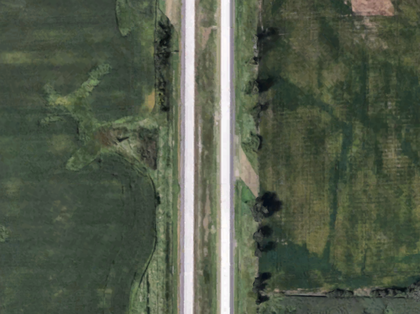
%> input picture Segmentation/RoadPic.png, 420 x 314 px, shrunk from 968 x 723 before the run
$ octave --eval "result = imageSegmenter('RoadPic.png');"   (GNU Octave 9; MATLAB toolbox functions it lacks are replaced by stand-ins)
%> lines starting %> are read from the running program, lines starting %| are printed output that depends on the picture; in (x1, y1, x2, y2) boxes, pixels count from 0 and x2, y2 are one past the last pixel; in counts of white or black regions, pixels touching at a corner belong together; the program's own positions count from 1
### Segmentation/blurSegmentation.m
function [ Comps ] = blurSegmentation( imageFile )
% Segmentation method that works by blurring the image
% using erosion, dilation, and reconstruction to make
% it more even in color distribution, then looks for
% maximums to get components.
% Looks at both the image and it's complement to avoid
% not finding the road in the event that it's a local min.
%
% @input:
%       imageFile - image file to be segmented
% @output:
%       Comps - list of components which are candidates for roads
tic
%Read in image, convert to grayscale
J = imread(imageFile);
I = rgb2gray(J);
I = imcomplement(I);

%Create structural element and use it to smooth out image
se = strel('square', 20);
Io = imopen(I, se);
Ie = imerode(Io, se);
Iobr = imreconstruct(Ie, I);
Iobrd = imdilate(Iobr, se);
blur1 = imreconstruct(imcomplement(Iobrd), imcomplement(Iobr));
blur2 = imcomplement(blur1);

%Get maximums and fill in any holes
fgm = imregionalmax(blur1);
fgm2 = imregionalmax(blur2);
fgm = imfill(fgm,'holes');
fgm2 = imfill(fgm2,'holes');
%Get component lists and merge
CC1 = bwconncomp(fgm);
CC2 = bwconncomp(fgm2);
CC1.PixelIdxList = [CC1.PixelIdxList CC2.PixelIdxList];
CC1.NumObjects = CC2.NumObjects + CC1.NumObjects;

toc
%Code for showing components alongside image
% labeled = labelmatrix(CC1);
% RGB_label = label2rgb(labeled, 'jet', 'w', 'shuffle');
% imshow(RGB_label)

Comps = CC1;

end

### Segmentation/basicSegmentation.m
function [ Comps ] = basicSegmentation( imageFile )
% Basic segmentation method which does not sharpen or
% blur image significantly. It finds the edges, dilates, and removes
% small components.
%
% @input:
%       imageFile - image file to be segmented
% @output:
%       Comps - list of components which are candidates for roads

%Read in file, convert to grayscale
J = imread(imageFile);
I = rgb2gray(J);
I = imcomplement(I);
[x,y] = size(I);

%Get edges, and thicken
BW = edge(I,'Canny');
se90 = strel('line', 3, 90);
se0 = strel('line', 3, 0);
BWsdil = imdilate(BW, [se90 se0]);
blank = ~BWsdil;

%remove any small pieces
blank = bwareaopen(imfill(blank,'holes'),floor(x*y/100));
BWsdil = bwareaopen(imfill(BWsdil,'holes'),floor(x*y/100));

%get components
CC1 = bwconncomp(blank);
CC2 = bwconncomp(BWsdil);
CC1.PixelIdxList = [CC1.PixelIdxList CC2.PixelIdxList];
CC1.NumObjects = CC1.NumObjects + CC2.NumObjects;

%Code for displaying components alongside original image
labeledThin = labelmatrix(CC1);
RGB_labelThin = label2rgb(labeledThin, 'jet', 'w', 'shuffle');
imshowpair(J,RGB_labelThin, 'montage')

Comps = CC1;

end

### Segmentation/colorBasedSeg.m
function [ Comps ] = colorBasedSeg( imageFile )
% Color-based segmentation. First blurs the image, then
% adds components based on gray scale color values.
%
% @inputs:
%       imageFile - name of image file
% @outputs:
%       Comps - List of components which are candidates for
%               being a road
tic
% Read file, convert to grayscale
J = imread(imageFile);
I = rgb2gray(J);
I = imcomplement(I);
[x,y] = size(I);
blank = zeros(x,y);
scr = blank;

% Blur image
se = strel('square', 10);
Io = imopen(I, se);
Ie = imerode(Io, se);
Iobr = imreconstruct(Ie, I);
Iobrd = imdilate(Iobr, se);
Iobrcbr = imreconstruct(imcomplement(Iobrd), imcomplement(Iobr));
Iobrcbr = imcomplement(Iobrcbr);

% Initialize a component list (empty)
CC = bwconncomp(scr);

% Add components based on pixel values
% TODO: Nested loop causes slow performance, find alternative way
for i = 0:255
    C = Iobrcbr == i;
    C = bwareaopen(imfill(C,'holes'),floor(x*y/100));
    C = bwconncomp(C,8);
    for j = 1:C.NumObjects
        CC.PixelIdxList = [CC.PixelIdxList C.PixelIdxList{j}];
        CC.NumObjects = CC.NumObjects + 1;
    end
end
toc
%Code for displaying image
% labeled = labelmatrix(CC);
% RGB_label = label2rgb(labeled, 'jet', 'w', 'shuffle');
% imshow(RGB_label)

Comps = CC;

end

### Segmentation/ext_grad_seg.m
function [Comps] = ext_grad_seg(imageFile)

%Segmentation method.
%%Enchance external boundaries to be brighter than background and internal
%boundaries to be darker than their foreground.
%Then uses Canny detection to find the edges which then segments it into
%its component parts.
%Returns a connectivity matrix of all the connected components
%(See Matlab function bwconncomp for exacty details)
tic
image = imread(imageFile);
ibw = rgb2gray(image); %convert to grayscale.
se = strel('square',10); %structural element to perform dilation over.
eg = imdilate(ibw,se) - ibw; %use a external gradient filter
rec = imreconstruct(eg,ibw); %reconstruct the image with a gradient marker.

f1 = edge(rec,'Canny'); %canny detection to find the edge.
%clear out many of the small connected components
fgm = imregionalmax(rec);
fgm = bwareaopen(fgm,2000);

toc
% [7 lines of commented-out code are left out]
Comps = bwconncomp(fgm);

### Segmentation/Connected_Comp_Edges.m
function [ Comps ] = Connected_Comp_Edges( imageFile )

scrsz = get(groot,'ScreenSize');
rgb =imread(imageFile);
I = rgb2gray(rgb);
gsI = imgaussfilt(I, 1);
% figure('Position',[1 scrsz(4)/2 scrsz(3)/2 scrsz(4)/2]);
%I1 = imshow(I)
I2 = edge(gsI, 'Canny');
% [4 lines of commented-out code are left out]

hy = fspecial('sobel');
hx = hy';
Iy = imfilter(double(I), hy, 'replicate');
Ix = imfilter(double(I), hx, 'replicate');
gradmag = sqrt(Ix.^2 + Iy.^2);
gfilt = imgaussfilt(gradmag, 2);
% [4 lines of commented-out code are left out]


se = strel('square', 10);
Io = imopen(I, se);

Ie = imerode(I, se);
Iobr = imreconstruct(Ie, I);

% figure
% imshow(Iobr)

Iobrd = imdilate(Iobr, se);
Iobrcbr = imreconstruct(imcomplement(Iobrd), imcomplement(Iobr));
Iobrcbr = imcomplement(Iobrcbr);

fgm = imregionalmax(Iobrcbr);
fgm = edge(fgm);
fgm = bwmorph(fgm, 'thicken', 2);

se = strel('disk', 2);
closefgm = imclose(fgm,se);

inv1 = imcomplement(closefgm);

CC1 = bwconncomp(inv1);

labeled = labelmatrix(CC1);
% [77 lines of commented-out code are left out]
Comps = CC1;

### Segmentation/thinRoad.m
function [ Comps ] = thinRoad( imageFile )
% Segmentation method with adjustments to accomodate
% narrow roads better.
% @input:
%       imageFile - image file to be segmented
% @output:
%       Comps - list of components which are candidates for roads

tic
% Read in file, convert to gray, get size
J = imread(imageFile);
I = rgb2gray(J);
I2 = imcomplement(I);
[x,y] = size(I);

%Split up image by intensity
BW1 = I > 150;
BW2 = I2 > 150;
%Remove any small pieces, but only very small to avoid
%removing any pieces of the road
BW1 = bwareaopen(imfill(BW1,'holes'),floor(x*y/1000));
BW2 = bwareaopen(imfill(BW2,'holes'),floor(x*y/1000));
%Get component lists and merge
CC1 = bwconncomp(BW1);
CC2 = bwconncomp(BW2);
CC1.PixelIdxList = [CC1.PixelIdxList CC2.PixelIdxList];
CC1.NumObjects = CC1.NumObjects + CC2.NumObjects;
toc
%Code for displaying image
labeled = labelmatrix(CC1);
RGB_label = label2rgb(labeled, 'jet', 'w', 'shuffle');
imshow(RGB_label)

Comps = CC1;

end

### Segmentation/rgbSeg.m
function [ Comps ] = rgbSeg( imageFile )
% Segmentation method which splits up an image by
% color using k-means. Currently, k is hard-coded as
% 5, but this could be changed depending on the complexity of
% the picture - i.e. one with lots of colors could have
% more clusters. Additionally, running the function over
% a range of k values and appending the components lists
% may yield a more general method.
%
% @input:
%       imageFile - image file to be segmented
% @output:
%       Comps - list of components which are candidates for roads

%Read in image, get size
tic
J = imread(imageFile);
[x,y] = size(J(:,:,1));

%Use k-means with k=5 to segment the image
form = makecform('srgb2lab');
apform = applycform(J,form);
apd = double(apform(:,:,2:3));
nrows = size(apd,1);
ncols = size(apd,2);
apd = reshape(apd,nrows*ncols,2);
nColors = 5;
[cluster_idx, cluster_center] = kmeans(apd,nColors);
pixel_labels = reshape(cluster_idx,nrows,ncols);

%initialize an empty component list
CC = bwconncomp(zeros(x,y));

for i = 1:nColors
    %Get an empty image
    temp = zeros(x,y);
    %Set the ith component to 1 (white)
    temp(pixel_labels == i) = 1;
    %Remove any small pieces
    temp = bwareaopen(imfill(temp,'holes'), floor(x*y/500));
    %Add components to master list
    CCloop = bwconncomp(temp);
    CC.PixelIdxList = [CC.PixelIdxList CCloop.PixelIdxList];
    CC.NumObjects = CCloop.NumObjects + CC.NumObjects;
end
toc
%Code for displaying image
% labeled = labelmatrix(CC);
% RGB_label = label2rgb(labeled, 'jet', 'w', 'shuffle');
% imshow(RGB_label)

Comps = CC;

end

### Segmentation/imageSegmenter.m
function [ Comps ] = imageSegmenter( imageFile )
%> called with imageFile = 'RoadPic.png'
% Master function for the image segmentation. Calls each
% individual segmentation method we developed, gets all
% the components returned by the methods, and cleans up
% the list. Cleaning is done by seeing if two components
% are similar, in this case if their intersection is
% at least 90% of each, and if so, removes the smaller
% of the two.
%
% To add a segmentation method, add the following lines
% below the %######################:
% Compsx = yourSegmentationMethod(imageFile);
% CC.PixelIdxList = [CC.PixelIdxList Compsx.PixelIdxList];
% CC.NumObjects = CC.NumObjects + Compsx.NumObjects;
%
% @inputs:
%       imageFile - name of picture to be read
% @outputs:
%       Comps - Final, succint list of components

%Read in image and initialize an empty component list
img = imread(imageFile);
%> img is the input picture: size 314x420x3 uint8; mean R, G, B 83.8, 92.7, 75.5
[x,y] = size(img(:,:,1));
%> x = 314; y = 420
CC = bwconncomp(zeros(x,y));

%Get components from each segmentation method
%Then merge all the lists into one large list
Comps1 = blurSegmentation(imageFile);
%> in blurSegmentation, `fgm = imregionalmax(blur1);`:
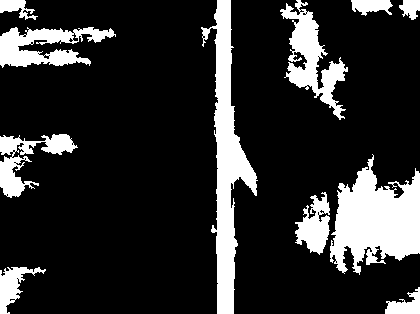
%> fgm: size 314x420 logical; 17.9% white; 11 white regions, largest, box (x1, y1, x2, y2) and area: (330, 154, 420, 275) 6554, (201, 0, 258, 314) 6094, (280, 0, 348, 120) 2893
%> in blurSegmentation, `fgm2 = imfill(fgm2,'holes');`:
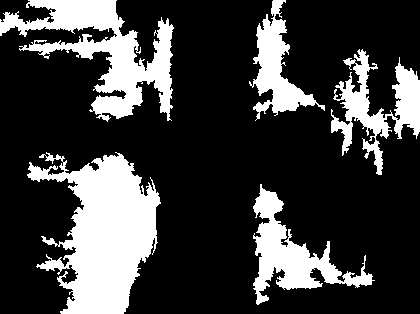
%> fgm2: size 314x420 logical; 24.2% white; 5 white regions, box (x1, y1, x2, y2) and area: (27, 152, 161, 314) 12043, (0, 0, 174, 122) 8135, (253, 184, 375, 305) 4565, (331, 49, 420, 175) 4054, (249, 0, 325, 121) 3082
%> in blurSegmentation, `CC1 = bwconncomp(fgm);`: CC1 = 11 connected components
%> in blurSegmentation, `CC2 = bwconncomp(fgm2);`: CC2 = 5 connected components
%> in blurSegmentation, `CC1.PixelIdxList = [CC1.PixelIdxList CC2.PixelIdxList];`: CC1.PixelIdxList = 16 items
%> in blurSegmentation, `CC1.NumObjects = CC2.NumObjects + CC1.NumObjects;`: CC1.NumObjects = 16
%> in blurSegmentation, `Comps = CC1;`: Comps = 16 connected components
%> Comps1 = 16 connected components
Comps2 = basicSegmentation(imageFile);
%> in basicSegmentation, `BWsdil = bwareaopen(imfill(BWsdil,'holes'),floor(x*y/100));`:
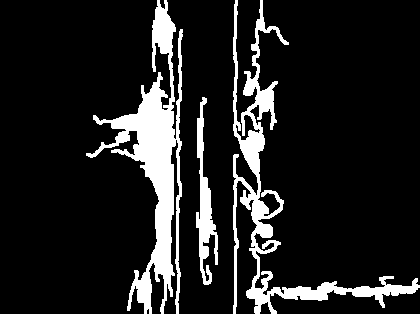
%> BWsdil: size 314x420 logical; 12.8% white; 3 white regions, box (x1, y1, x2, y2) and area: (86, 0, 183, 314) 8518, (233, 0, 420, 314) 6827, (196, 97, 218, 285) 1599
%> in basicSegmentation, `CC1 = bwconncomp(blank);`: CC1 = 10 connected components
%> in basicSegmentation, `CC2 = bwconncomp(BWsdil);`: CC2 = 3 connected components
%> in basicSegmentation, `CC1.PixelIdxList = [CC1.PixelIdxList CC2.PixelIdxList];`: CC1.PixelIdxList = 13 items
%> in basicSegmentation, `CC1.NumObjects = CC1.NumObjects + CC2.NumObjects;`: CC1.NumObjects = 13
%> in basicSegmentation, `labeledThin = labelmatrix(CC1);`:
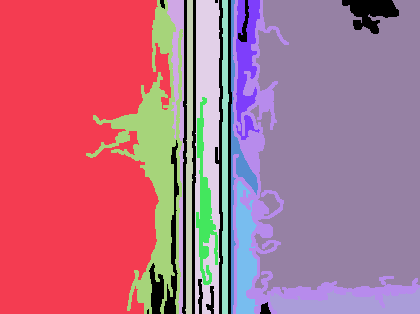
%> labeledThin: size 314x420 uint8; 14 distinct labels, from 0 to 13; one colour per label, 0 black
%> in basicSegmentation, `imshowpair(J,RGB_labelThin, 'montage')`:
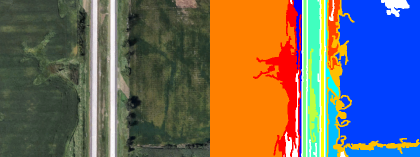
%> displayed picture: size 314x840x3, on the screen's scale of 0 to 255 (shown at 1/2 size); mean R, G, B 113, 104, 97.2
%> in basicSegmentation, `Comps = CC1;`: Comps = 13 connected components
%> Comps2 = 13 connected components
Comps3 = colorBasedSeg(imageFile);
%> in colorBasedSeg, `Iobrcbr = imcomplement(Iobrcbr);`:
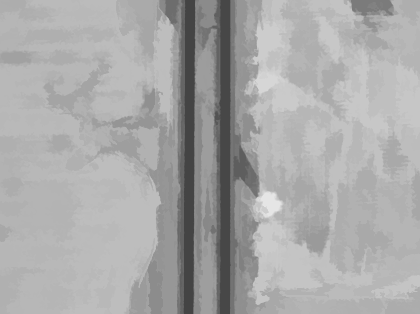
%> Iobrcbr: size 314x420 uint8; min 68, max 229, mean 168.8
%> after the loop in colorBasedSeg, `for i = 0:255`: CC = 6 connected components
%> Comps3 = 6 connected components
Comps4 = ext_grad_seg(imageFile);
%> in ext_grad_seg, `Comps = bwconncomp(fgm);`: Comps = 1 connected component
%> Comps4 = 1 connected component
Comps5 = Connected_Comp_Edges(imageFile);
%> in Connected_Comp_Edges, `fgm = bwmorph(fgm, 'thicken', 2);`:
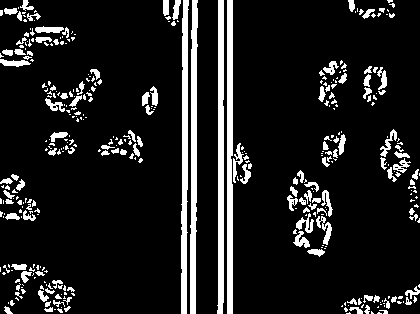
%> fgm: size 314x420 logical; 11.9% white; 376 white regions (257 under 20 px), largest, box (x1, y1, x2, y2) and area: (217, 0, 224, 314) 1872, (190, 0, 198, 314) 1853, (227, 0, 233, 314) 1853
%> in Connected_Comp_Edges, `CC1 = bwconncomp(inv1);`: CC1 = 45 connected components
%> Comps5 = 45 connected components
Comps6 = thinRoad(imageFile);
%> in thinRoad, `CC1 = bwconncomp(BW1);`: CC1 = 3 connected components
%> in thinRoad, `CC2 = bwconncomp(BW2);`: CC2 = 5 connected components
%> in thinRoad, `CC1.PixelIdxList = [CC1.PixelIdxList CC2.PixelIdxList];`: CC1.PixelIdxList = 8 items
%> in thinRoad, `CC1.NumObjects = CC1.NumObjects + CC2.NumObjects;`: CC1.NumObjects = 8
%> in thinRoad, `Comps = CC1;`: Comps = 8 connected components
%> Comps6 = 8 connected components
Comps7 = rgbSeg(imageFile);
%> in rgbSeg, `[cluster_idx, cluster_center] = kmeans(apd,nColors);`: cluster_center = [120.6 138.9; 119.5 143.4; 128.3 138.4; 120.6 134.1; 129.2 127.2]
%> the loop in rgbSeg, `for i = 1:nColors` made 5 passes
%> (CCloop, CC.NumObjects) on passes 1 to 5: (17 connected components, 17), (15 connected components, 32), (7 connected components, 39), (10 connected components, 49), (4 connected components, 53)
%> after the loop in rgbSeg, `for i = 1:nColors`: CC = 53 connected components
%> Comps7 = 53 connected components
%#################################

CC.PixelIdxList = [CC.PixelIdxList Comps1.PixelIdxList];
%> CC.PixelIdxList = 16 items
CC.NumObjects = CC.NumObjects + Comps1.NumObjects;
%> CC.NumObjects = 16
CC.PixelIdxList = [CC.PixelIdxList Comps2.PixelIdxList];
%> CC.PixelIdxList = 29 items
CC.NumObjects = CC.NumObjects + Comps2.NumObjects;
%> CC.NumObjects = 29
CC.PixelIdxList = [CC.PixelIdxList Comps3.PixelIdxList];
%> CC.PixelIdxList = 35 items
CC.NumObjects = CC.NumObjects + Comps3.NumObjects;
%> CC.NumObjects = 35
CC.PixelIdxList = [CC.PixelIdxList Comps4.PixelIdxList];
%> CC.PixelIdxList = 36 items
CC.NumObjects = CC.NumObjects + Comps4.NumObjects;
%> CC.NumObjects = 36
CC.PixelIdxList = [CC.PixelIdxList Comps5.PixelIdxList];
%> CC.PixelIdxList = 81 items
CC.NumObjects = CC.NumObjects + Comps5.NumObjects;
%> CC.NumObjects = 81
CC.PixelIdxList = [CC.PixelIdxList Comps6.PixelIdxList];
%> CC.PixelIdxList = 89 items
CC.NumObjects = CC.NumObjects + Comps6.NumObjects;
%> CC.NumObjects = 89
CC.PixelIdxList = [CC.PixelIdxList Comps7.PixelIdxList];
%> CC.PixelIdxList = 142 items
CC.NumObjects = CC.NumObjects + Comps7.NumObjects;
%> CC.NumObjects = 142

CC = filter(CC,x,y);
%> the loop in filter, `for i = 1:C1.NumObjects` made 142 passes
%> after the loop in filter, `for i = 1:C1.NumObjects`: C1 = 142 connected components
%> after the loop in filter, `for i = 1:C1.NumObjects`: C2 = 141 connected components; C2.NumObjects = 141; C2.PixelIdxList = 141 items
%> CC = 141 connected components

Comps = CC;
%> Comps = 141 connected components

end

%Subfunction which cleans up the long list of components
%by removing any components which are similar to another
%
% @inputs:
%       C1 - List of components to be cleaned
%       x - x dimension of image
%       y - y dimension of image
% @outputs:
%       C2 - Component list with unique components
function [C2] = filter(C1,x,y)
%Initialize an empty component
C2 = bwconncomp(zeros(x,y));
%Go through original list and remove any redundant components
for i = 1:C1.NumObjects
   for j = i+1:C1.NumObjects
       sizeFirst = length(C1.PixelIdxList{i});
       sizeSecond = length(C1.PixelIdxList{j});
       sizeIntersect = length(intersect(C1.PixelIdxList{i},C1.PixelIdxList{j}));
       if sizeIntersect >= 0.9*sizeFirst && sizeIntersect >= 0.9*sizeSecond
           if sizeFirst > sizeSecond
               C1.PixelIdxList{j} = [];
           else
               C1.PixelIdxList{i} = [];
           end
       end
   end
end
%Add the unique pieces to the new list
for i = 1:C1.NumObjects
    if ~isempty(C1.PixelIdxList{i})
        C2.PixelIdxList = [C2.PixelIdxList C1.PixelIdxList{i}];
        C2.NumObjects = C2.NumObjects + 1;
    end
end

end

$ run again, on Segmentation/1001.png
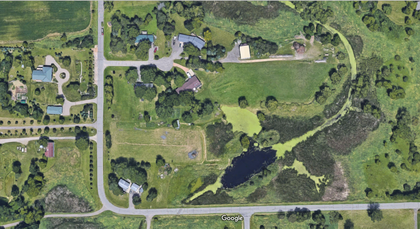
%> input picture Segmentation/1001.png, 420 x 229 px, shrunk from 1220 x 666 before the run
%> in imageSegmenter, img is the input picture: size 229x420x3 uint8; mean R, G, B 112.7, 124.1, 94.3
%> in imageSegmenter, `[x,y] = size(img(:,:,1));`: x = 229; y = 420
%> in blurSegmentation, `fgm2 = imfill(fgm2,'holes');`:
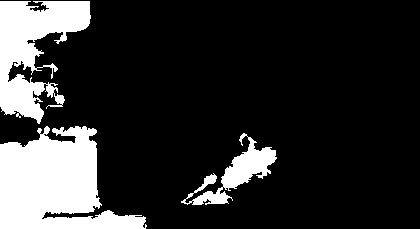
%> fgm2: size 229x420 logical; 18.1% white; 3 white regions, box (x1, y1, x2, y2) and area: (0, 126, 147, 229) 9486, (0, 1, 91, 124) 5945, (181, 133, 277, 205) 2013
%> in blurSegmentation, `CC1 = bwconncomp(fgm);`: CC1 = 5 connected components
%> in blurSegmentation, `CC2 = bwconncomp(fgm2);`: CC2 = 3 connected components
%> in blurSegmentation, `CC1.PixelIdxList = [CC1.PixelIdxList CC2.PixelIdxList];`: CC1.PixelIdxList = 8 items
%> in blurSegmentation, `CC1.NumObjects = CC2.NumObjects + CC1.NumObjects;`: CC1.NumObjects = 8
%> in blurSegmentation, `Comps = CC1;`: Comps = 8 connected components
%> BW: size 229x420 logical; 13.9% white in thin lines or dots
%> in basicSegmentation, `CC1 = bwconncomp(blank);`: CC1 = 14 connected components
%> in basicSegmentation, `CC1.PixelIdxList = [CC1.PixelIdxList CC2.PixelIdxList];`: CC1.PixelIdxList = 17 items
%> in basicSegmentation, `CC1.NumObjects = CC1.NumObjects + CC2.NumObjects;`: CC1.NumObjects = 17
%> labeledThin: size 229x420 uint8; 10 distinct labels, from 0 to 17
%> in basicSegmentation, `Comps = CC1;`: Comps = 17 connected components
%> after the loop in colorBasedSeg, `for i = 0:255`: CC = 20 connected components
%> f1: size 229x420 logical; 12.2% white in thin lines or dots
%> in ext_grad_seg, `Comps = bwconncomp(fgm);`: Comps = 1 connected component
%> I2: size 229x420 logical; 12.5% white in thin lines or dots
%> in Connected_Comp_Edges, `fgm = bwmorph(fgm, 'thicken', 2);`:
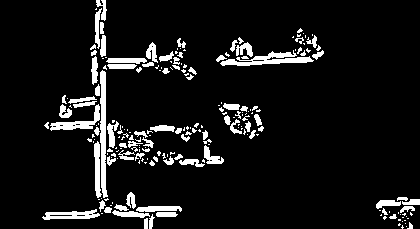
%> fgm: size 229x420 logical; 8.5% white; 212 white regions (129 under 20 px), largest, box (x1, y1, x2, y2) and area: (100, 70, 108, 198) 661, (220, 50, 314, 66) 641, (50, 104, 100, 131) 404
%> in Connected_Comp_Edges, `CC1 = bwconncomp(inv1);`: CC1 = 20 connected components
%> in thinRoad, `CC1 = bwconncomp(BW1);`: CC1 = 15 connected components
%> in thinRoad, `CC2 = bwconncomp(BW2);`: CC2 = 39 connected components
%> in thinRoad, `CC1.PixelIdxList = [CC1.PixelIdxList CC2.PixelIdxList];`: CC1.PixelIdxList = 54 items
%> in thinRoad, `CC1.NumObjects = CC1.NumObjects + CC2.NumObjects;`: CC1.NumObjects = 54
%> in thinRoad, `Comps = CC1;`: Comps = 54 connected components
%> cluster_center = [117.6 149.7; 128.3 120.7; 118.6 140.8; 114.2 156.9; 124.1 132.1]
%> the loop in rgbSeg, `for i = 1:nColors` made 5 passes
%> (CCloop, CC.NumObjects) on passes 1 to 5: (27 connected components, 27), (5 connected components, 32), (14 connected components, 46), (15 connected components, 61), (14 connected components, 75)
%> after the loop in rgbSeg, `for i = 1:nColors`: CC = 75 connected components
%> in imageSegmenter, `CC.PixelIdxList = [CC.PixelIdxList Comps1.PixelIdxList];`: CC.PixelIdxList = 8 items
%> in imageSegmenter, `CC.NumObjects = CC.NumObjects + Comps1.NumObjects;`: CC.NumObjects = 8
%> in imageSegmenter, `CC.PixelIdxList = [CC.PixelIdxList Comps2.PixelIdxList];`: CC.PixelIdxList = 25 items
%> in imageSegmenter, `CC.NumObjects = CC.NumObjects + Comps2.NumObjects;`: CC.NumObjects = 25
%> in imageSegmenter, `CC.PixelIdxList = [CC.PixelIdxList Comps3.PixelIdxList];`: CC.PixelIdxList = 45 items
%> in imageSegmenter, `CC.NumObjects = CC.NumObjects + Comps3.NumObjects;`: CC.NumObjects = 45
%> in imageSegmenter, `CC.PixelIdxList = [CC.PixelIdxList Comps4.PixelIdxList];`: CC.PixelIdxList = 46 items
%> in imageSegmenter, `CC.NumObjects = CC.NumObjects + Comps4.NumObjects;`: CC.NumObjects = 46
%> in imageSegmenter, `CC.PixelIdxList = [CC.PixelIdxList Comps5.PixelIdxList];`: CC.PixelIdxList = 66 items
%> in imageSegmenter, `CC.NumObjects = CC.NumObjects + Comps5.NumObjects;`: CC.NumObjects = 66
%> in imageSegmenter, `CC.PixelIdxList = [CC.PixelIdxList Comps6.PixelIdxList];`: CC.PixelIdxList = 120 items
%> in imageSegmenter, `CC.NumObjects = CC.NumObjects + Comps6.NumObjects;`: CC.NumObjects = 120
%> in imageSegmenter, `CC.PixelIdxList = [CC.PixelIdxList Comps7.PixelIdxList];`: CC.PixelIdxList = 195 items
%> in imageSegmenter, `CC.NumObjects = CC.NumObjects + Comps7.NumObjects;`: CC.NumObjects = 195
%> after the loop in filter, `for i = 1:C1.NumObjects`: C1 = 195 connected components
%> after the loop in filter, `for i = 1:C1.NumObjects`: C2 = 191 connected components; C2.NumObjects = 191; C2.PixelIdxList = 191 items
%> in imageSegmenter, `CC = filter(CC,x,y);`: CC = 191 connected components
